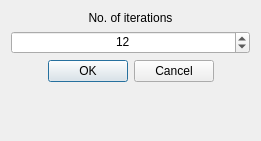
<?xml version="1.0" encoding="UTF-8"?>
<ui version="4.0">
 <class>iterations</class>
 <widget class="QDialog" name="iterations">
  <property name="windowModality">
   <enum>Qt::ApplicationModal</enum>
  </property>
  <property name="geometry">
   <rect>
    <x>0</x>
    <y>0</y>
    <width>261</width>
    <height>141</height>
   </rect>
  </property>
  <property name="windowTitle">
   <string>Iterations</string>
  </property>
  <layout class="QFormLayout" name="formLayout_2">
   <item row="3" column="0" colspan="2">
    <widget class="QSpinBox" name="iterationsEdit">
     <property name="layoutDirection">
      <enum>Qt::LeftToRight</enum>
     </property>
     <property name="alignment">
      <set>Qt::AlignHCenter|Qt::AlignTop</set>
     </property>
     <property name="minimum">
      <number>1</number>
     </property>
     <property name="value">
      <number>12</number>
     </property>
    </widget>
   </item>
   <item row="1" column="0" colspan="2">
    <widget class="QLabel" name="label">
     <property name="text">
      <string>No. of iterations</string>
     </property>
     <property name="alignment">
      <set>Qt::AlignCenter</set>
     </property>
    </widget>
   </item>
   <item row="4" column="0" colspan="2">
    <widget class="QDialogButtonBox" name="buttonBox">
     <property name="orientation">
      <enum>Qt::Horizontal</enum>
     </property>
     <property name="standardButtons">
      <set>QDialogButtonBox::Cancel|QDialogButtonBox::Ok</set>
     </property>
     <property name="centerButtons">
      <bool>true</bool>
     </property>
    </widget>
   </item>
  </layout>
 </widget>
 <resources/>
 <connections>
  <connection>
   <sender>buttonBox</sender>
   <signal>accepted()</signal>
   <receiver>iterations</receiver>
   <slot>accept()</slot>
   <hints>
    <hint type="sourcelabel">
     <x>248</x>
     <y>254</y>
    </hint>
    <hint type="destinationlabel">
     <x>157</x>
     <y>274</y>
    </hint>
   </hints>
  </connection>
  <connection>
   <sender>buttonBox</sender>
   <signal>rejected()</signal>
   <receiver>iterations</receiver>
   <slot>reject()</slot>
   <hints>
    <hint type="sourcelabel">
     <x>316</x>
     <y>260</y>
    </hint>
    <hint type="destinationlabel">
     <x>286</x>
     <y>274</y>
    </hint>
   </hints>
  </connection>
 </connections>
</ui>
